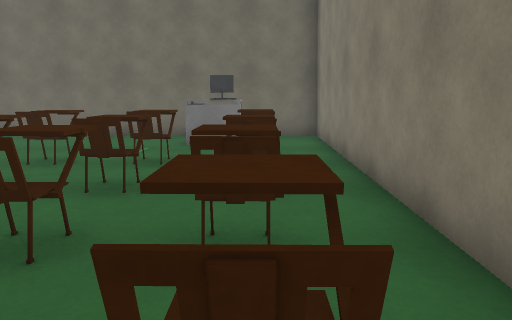
[1] (above)

12 first-person views from a walk through a scene from a Unity 3-D project. The camera is 1.3 m above the floor, tilts 10° down and sees 70° across. The floor is counted in squares, 1 m on a side. Each view is taken from the middle of a square. On the plan, view 1 faces up. The plan holds only what a view shows up to about 15 squares ahead; the rest is blank. The place goes on beyond the plan. Surface patterns are stand-ins for the level's own textures.

[2]
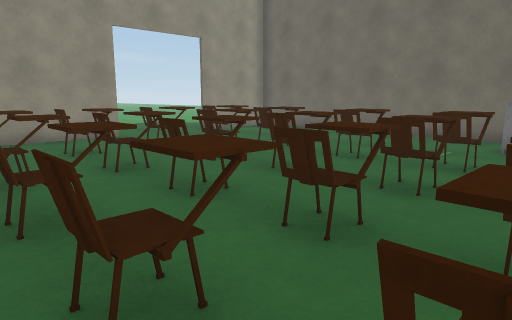

[3]
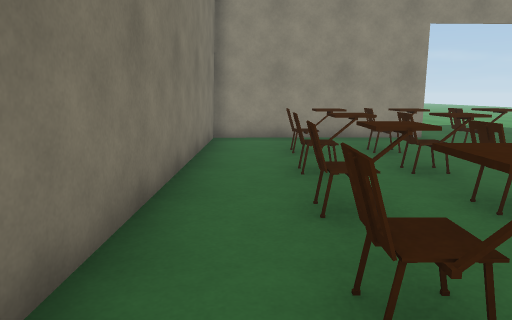

[4]
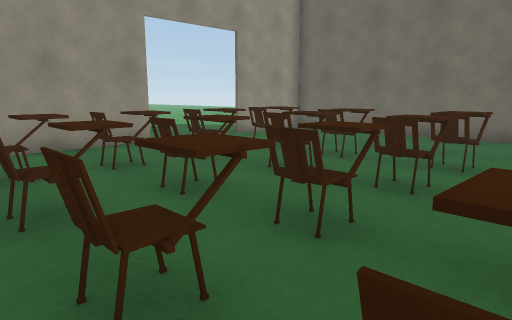

[5]
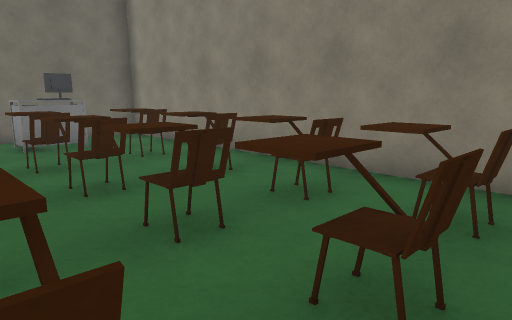

[6]
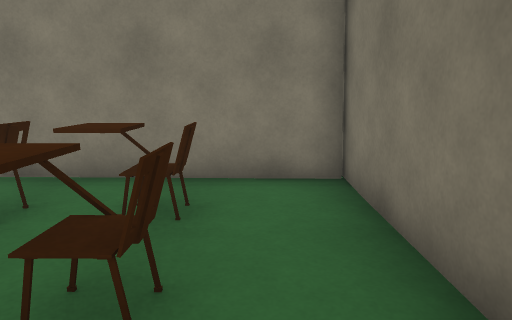

[7]
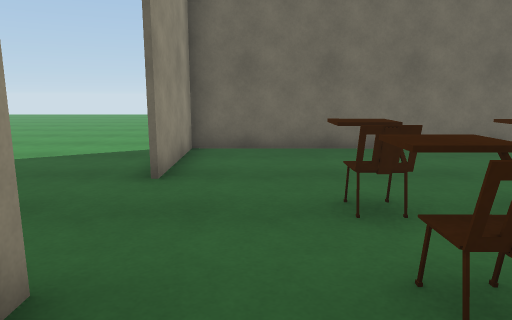

[8]
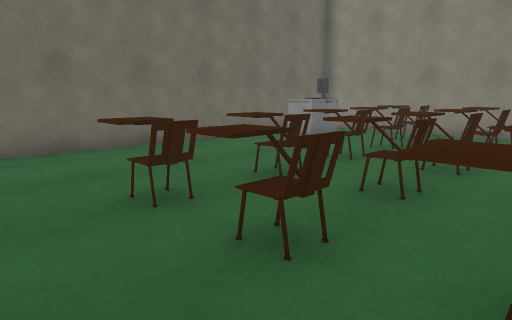

[9]
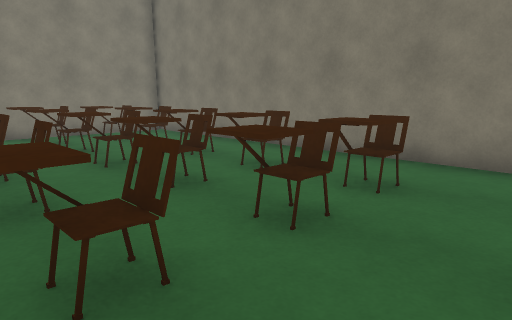

[10]
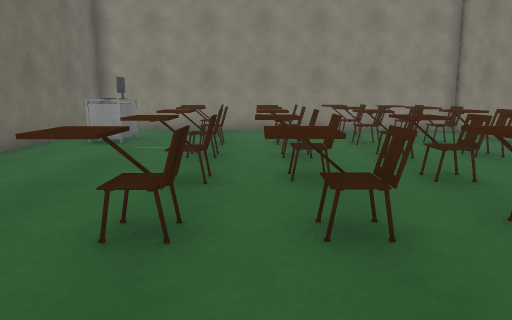

[11]
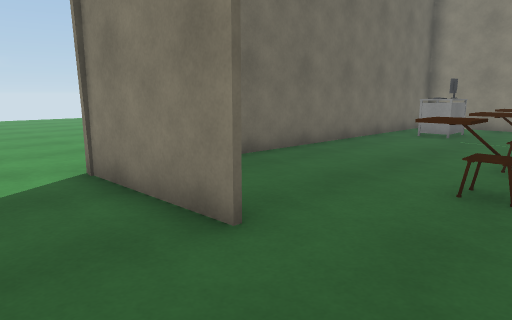

[12]
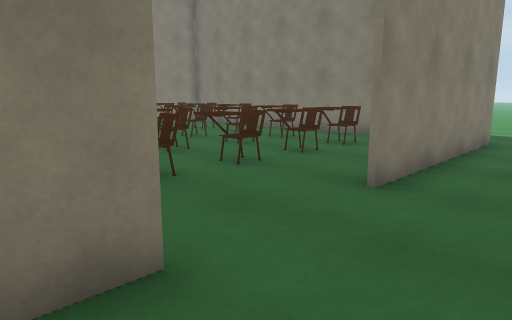

### Floor plan
Points are (right, up) in squares from view 1. A wall is a line through its corners. A room is listed if a view was taken in it or the views show most of it. See-through windows are left out.
Room 1 (views 1, 2, 3, 4, 5, 6, 7, 8, 9, 10, 12)
walls: (-11.5, 5.3) (-11.4, -1.3) (1.6, -1.4) (2, 11.8) (-11.9, 12.1); (-11.7, 8.5) (-11.7, 12.4); (-11.6, 12.1) (-11.5, 8.6)
ways out: opening at (-13.5, 5.5) to room 2; opening at (-13.5, 13.5) to room 2
objects: other object (-9, 1) to (-8, 1); other object (-9, 3) to (-8, 4); other object (-9, 5) to (-8, 6); other object (-9, 7) to (-8, 8); other object (-7, 1) to (-6, 2); other object (-7, 5) to (-6, 6); other object (-7, 7) to (-6, 8); other object (-6, 3); other object (-4, 1) to (-4, 2); other object (-4, 3) to (-4, 4); other object (-4, 5) to (-4, 6); other object (-4, 7) to (-4, 8); other object (-2, 1) to (-2, 2); other object (-2, 3); other object (-2, 5) to (-2, 6); other object (-2, 7) to (-2, 8); other object (-2, 10) to (-2, 11); other object (-1, 10); other object (-1, 11); other object (0, 1) to (0, 2); other object (0, 3) to (0, 4); other object (0, 5) to (0, 6); other object (0, 7) to (0, 8)
Room 2 (view 11)
walls: (-11.5, -1.6) (-11.6, 5.3)
ways out: opening at (-13.5, 5.5) to room 1; opening at (-13.5, 13.5) to room 1

Positions as (right, up) in squares from view 1, and headings:
1: (0, 0), facing up
2: (0, 0), facing up-left
3: (0, 0), facing left
4: (-2, 0), facing up-left
5: (-4, 0), facing up-right
6: (-4, 0), facing right
7: (-10, 3), facing up
8: (-11, 3), facing up-right
9: (-11, 6), facing down-right
10: (-12, 6), facing right
11: (-14, 6), facing up-right
12: (-14, 10), facing down-right
